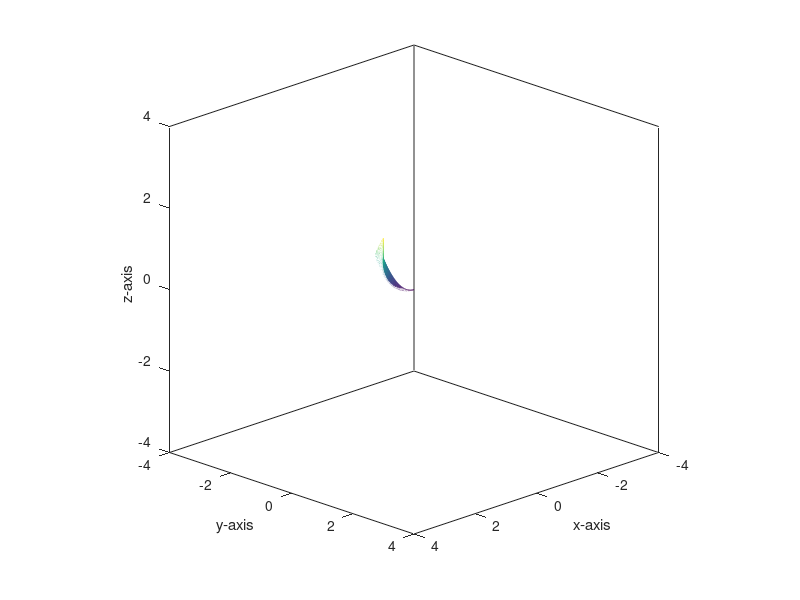

Write MATLAB code to recreate this figure.
uv = linspace(0,1);
vv = linspace(0,1);
[u,v] = meshgrid(uv,vv);
x = u + v;
y = u.*(v.^2);
z = (u.^2) + (v.^2);

fig = figure('visible','off');
  hold on;
  mesh(x,y,z);
  axis equal;
  box on;
  xlabel('x-axis')
  ylabel('y-axis')
  zlabel('z-axis')
  xlim([-4,4]);
  ylim([-4,4]);
  zlim([-4,4]);
  view([1,1,0.5]);
  
%print(fig, 'b42-a10-5d','-dpng');

